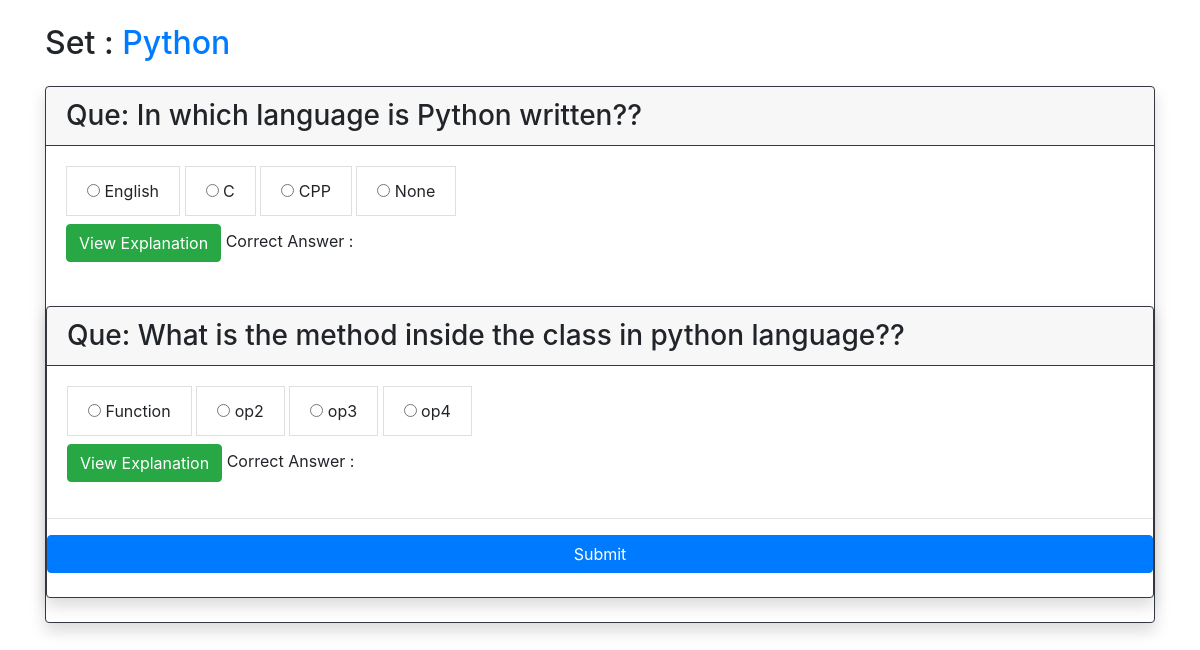
Page /textcategory_questions/6 on the committed database.
### quiz/models.py (models this page shows, shortened)
class Question_Set(models.Model):
    section = models.CharField(max_length=50)
    questions = models.ManyToManyField(Question,blank=True)
    def __str__(self):
        return self.section

class Question(models.Model):
    text = models.CharField(max_length=250)
    image = models.ImageField(upload_to='images', blank=True, null=True)
    correct_ans = models.CharField(max_length=150)
    explanation = models.TextField(max_length=500)
    options = models.ManyToManyField(Options,blank=True)
    def __str__(self):
        return self.text

class Options(models.Model):
    option = models.CharField(max_length=150)
    '''op1=models.CharField(max_length=100)
    op2=models.CharField(max_length=100)
    op3=models.CharField(max_length=100)
    op4=models.CharField(max_length=100)'''

### quiz/views.py (the view)
# urls.py: path('textcategory_questions/<int:cat_id>',views.textcategory_questions,name="textcategory_questions"),
def textcategory_questions(req,cat_id):
    category=models.Question_Set.objects.get(id=cat_id)
    question=models.Question.objects.filter(question_set=category).order_by('id').all()
    print(category)
    print(question)
    return render(req,"textcategory_questions.html",{'category':category,'question':question})

### quiz/templates/textcategory_questions.html (shortened to what this page needs)
<html>
<head>
<link rel="stylesheet" href="https://maxcdn.bootstrapcdn.com/bootstrap/4.5.0/css/bootstrap.min.css">
</head>
<body>
<div class="container">
    <h2 class="my-4">Set : <span class="text-primary">{{category.section}} </span></h2>
{% for x in question %}
<div class="card my-4 border-dark shadow">
    <h3 class="card-header border-dark">Que: {{x.text}}?</h3>
    <div class="card-body">
        {% for i in x.options.all %}
        <label>
            <li class="list-group-item">
                <input type="radio" class="rb" name ='{{x.text}}' id="option" value="{{i.option}}">
                {{i.option}}
            </li>
        </label>
        {% endfor %}
    <div>
            <input type="button" class="btn btn-success" value="View Explanation" id="bt" onclick="toggle(this)">
      Correct Answer :<label id="corans" class= "rb" style="display:none ; color : green"><b>{{x.correct_ans}}</b></label>
    </div>
</div>
{% endfor %}
<hr>
        <input type="submit" class="btn btn-primary" value="Submit" id="b1" onclick="getanswers()">
        <br>
        </div>
</div>
</body>
</html>

### rows in the picture
Question_Set: section "Python"
Question: text "In which language is Python written?"
Options: option "English"
Options: option "C"
Options: option "CPP"
Options: option "None"
Question: text "What is the method inside the class in python language?"
Options: option "Function"
Options: option "op2"
Options: option "op3"
Options: option "op4"
